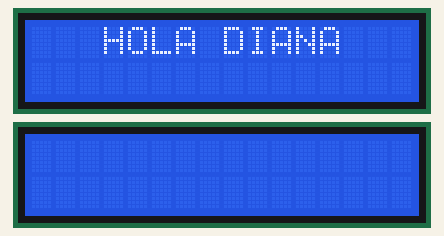
Simulated run of this sketch. Board: Arduino Uno, built with avr-gcc and run on an emulated ATmega328P. Parts: 2 × 16×2 character LCD.

Above: at 0.2 s.
At 1.2 s:
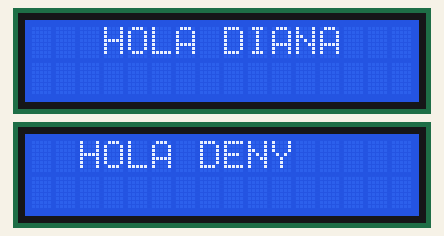
At 2.2 s:
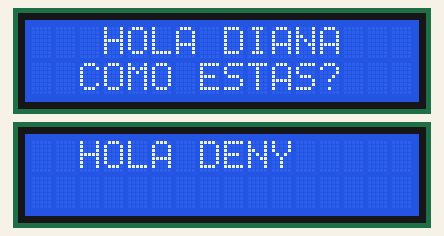
At 3.2 s:
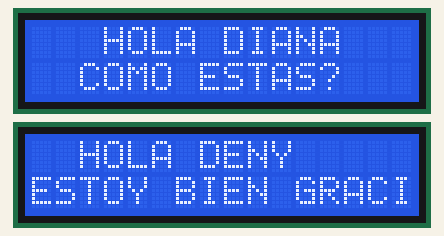

Measured:
- what the display in image 1 shows lasts 1.0 s, from 1.1 s to 2.1 s

The sketch:

pantalla_LCD.ino
```cpp
#include <LiquidCrystal.h>

const int rs = 13, en = 12, d4 = 11, d5 = 10, d6 = 9, d7 = 8;
LiquidCrystal pantalla(rs, en, d4, d5, d6, d7);
const int rs1 = 7, en1 = 6, d41 = 5, d51 = 4, d61 = 3, d71 = 2;
LiquidCrystal pantalla1(rs1, en1, d41, d51, d61, d71);

void setup() {
  pantalla.begin(16,2);
  pantalla1.begin(16,2);
  pantalla.setCursor(3,0);
  pantalla.print("HOLA DIANA ");
  delay(1000);
  pantalla.display();
  pantalla1.setCursor(2,0);
  pantalla1.print("HOLA DENY ");
  delay(1000);
  pantalla.setCursor(2,1);
  pantalla.print("COMO ESTAS? ");
  delay(1000);
  pantalla1.setCursor(0,1);
  pantalla1.print("ESTOY BIEN GRACIAS ");


}

void loop() {
  //pantalla.setCursor(0,1);
  //pantalla.print(" A TODOS USTEDES ");
  //delay(500);

}
```
